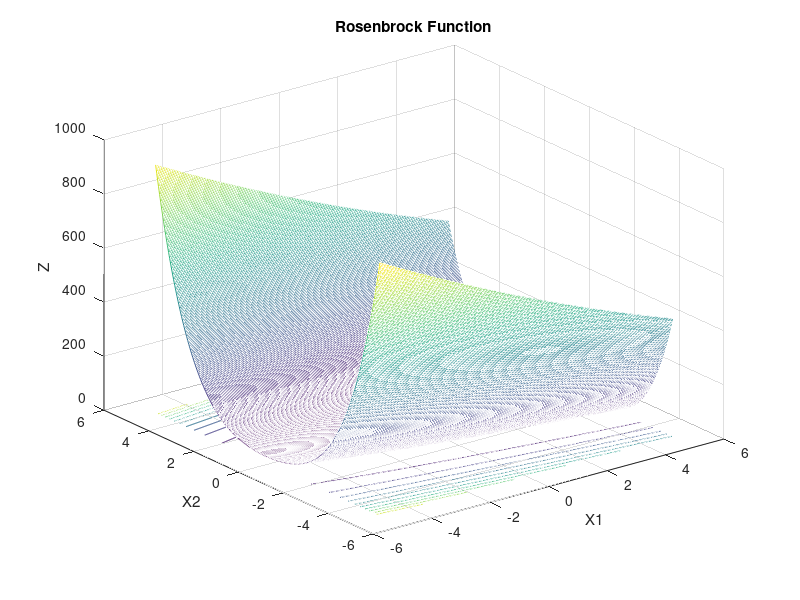

MATLAB code to generate this figure:
function DrawRosenbrock()
x1=linspace(-5,5,400);
x2=x1;
[X1,X2]=meshgrid(x1,x2);
Z=(X2.^2-X1).^2+(X2-1).^2;
meshc(X1,X2,Z)
xlabel('X1')
ylabel('X2')
zlabel('Z')
title('Rosenbrock Function')
